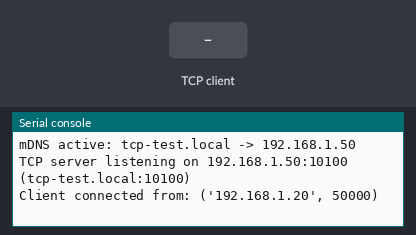
A program run on a simulated CircuitPython board. Shown: the last lines printed to the serial console. The inputs (shaded band) are chosen by the test bench. One TCP client connects 1 s after the port opens and stays connected; files that are not in the repository are absent.

Above: at 2.7 s.
2.8 s: the TCP client sends "#\n"
At 4.0 s:
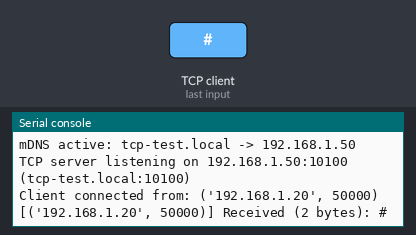
4.3 s: the TCP client sends "=\n"
At 5.3 s:
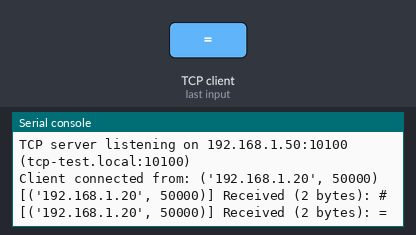
5.8 s: the TCP client sends "\"\n"
At 6.5 s:
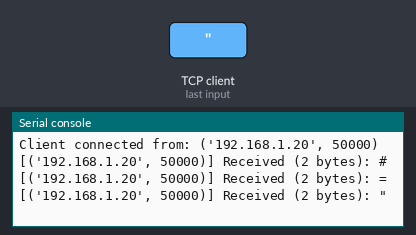
7.3 s: the TCP client sends "'\n"
At 8.5 s:
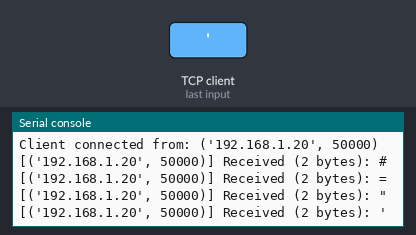
8.8 s: the TCP client sends "-\n"
At 9.9 s:
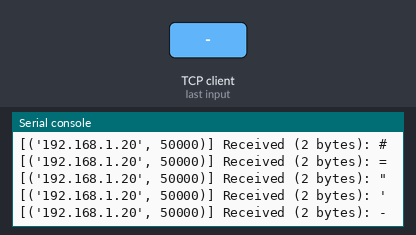
10.3 s: the TCP client sends "true\n"
At 11.1 s:
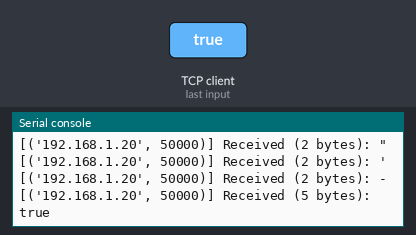

Measured:
- after the input at 2.8 s, the serial console: prints a new line at once (image 1)
- after the input at 4.3 s, the serial console: prints a new line at once (image 2)
- after the input at 5.8 s, the serial console: prints a new line at once (image 3)
- after the input at 7.3 s, the serial console: prints a new line at once (image 4)
- after the input at 8.8 s, the serial console: prints a new line at once (image 5)
- after the input at 10.3 s, the serial console: prints a new line at once (image 6)

The program:

tcp-test.py
```python
#!/usr/bin/env circuit-run
#file: config.toml
#
# TCP Test Server with mDNS advertisement for CircuitPython (Raspberry Pi Pico 2 W / ESP32).
#
# Reads Wi-Fi credentials, hostname, and TCP port from config.toml (overridden by config-base.toml if present).
# Connects to the configured Wi-Fi AP, advertises its hostname via mDNS (e.g., tcp-test.local),
# and runs a TCP server on the configured port that logs all incoming data to the serial console.

import time
import mdns
import socketpool
import wifi

# Configuration file locations on the CircuitPython filesystem
CONFIG_FILE_PATH: str = "config.toml"
CONFIG_BASE_FILE_PATH: str = "config-base.toml"


# Parse simple key-value pairs from a TOML file into the config dictionary
def parse_toml_file(file_path: str, config: dict[str, str | int | bool]) -> bool:
    try:
        with open(file_path, "r", encoding="utf-8") as f:
            for line in f:
                line = line.strip()
                # Skip blank lines and whole-line comments
                if not line or line.startswith("#"):
                    continue
                if "=" in line:
                    key_part, val_part = line.split("=", 1)
                    key = key_part.strip()
                    val = val_part.strip()

                    # Remove trailing comments if not enclosed in quotes
                    if "#" in val and not ((val.startswith('"') and val.endswith('"')) or (val.startswith("'") and val.endswith("'"))):
                        val = val.split("#", 1)[0].strip()

                    # Parse quoted string
                    if (val.startswith('"') and val.endswith('"')) or (val.startswith("'") and val.endswith("'")):
                        config[key] = val[1:-1]
                    # Parse integer
                    elif val.isdigit() or (val.startswith("-") and val[1:].isdigit()):
                        config[key] = int(val)
                    # Parse boolean
                    elif val.lower() == "true":
                        config[key] = True
                    elif val.lower() == "false":
                        config[key] = False
                    else:
                        config[key] = val
        return True
    except OSError:
        return False


# Load TOML configuration, reading main config first and overriding with config-base.toml if present
def load_toml_config(file_path: str = CONFIG_FILE_PATH, base_path: str = CONFIG_BASE_FILE_PATH) -> dict[str, str | int | bool]:
    config: dict[str, str | int | bool] = {}
    if parse_toml_file(file_path, config):
        print(f"Loaded config from '{file_path}'")
    if parse_toml_file(base_path, config):
        print(f"Loaded override config from '{base_path}'")
    return config


# Human-readable Wi-Fi disconnect reason descriptions (mapping ESP-IDF and CYW43 error codes)
WIFI_DISCONNECT_REASONS: dict[int, str] = {
    1: "Unspecified failure (General connection error)",
    2: "Auth expired (AP timed out during authentication - check if SSID is on 2.4 GHz, signal strength, or AP MAC filtering)",
    3: "Auth leave (Disconnected by AP)",
    4: "Assoc expired (AP timed out during association - check 2.4 GHz band compatibility)",
    5: "Assoc too many (AP rejected connection: Max client limit reached on AP)",
    6: "Not authenticated",
    7: "Not associated",
    8: "Assoc leave (Disassociated by AP)",
    9: "Assoc not authed",
    10: "Disassoc power cap bad",
    11: "Disassoc supported channels bad",
    13: "Invalid Information Element",
    14: "MIC failure (WPA encryption mismatch / corrupted frames)",
    15: "4-way handshake timeout (WRONG PASSWORD, weak signal, or WPA3/PMF mismatch)",
    16: "Group key update timeout",
    17: "IE in 4-way differs",
    18: "Invalid group cipher (Check AP security settings: WPA2-PSK recommended)",
    19: "Invalid pairwise cipher (Check AP security settings: AES/CCMP recommended)",
    20: "Invalid AKMP (Authentication Key Management Protocol mismatch)",
    21: "Unsupported RSN IE version",
    22: "Invalid RSN IE capabilities",
    23: "802.1X auth failed (Enterprise auth not supported)",
    24: "Cipher suite rejected",
    200: "Beacon timeout (Lost connection to AP)",
    201: "No AP found (SSID not found - verify SSID spelling and ensure 2.4 GHz band is active)",
    202: "Auth failed (WRONG PASSWORD)",
    203: "Assoc failed",
    204: "Handshake timeout (WRONG PASSWORD or weak signal)",
    205: "Connection failed (General radio/handshake failure, weak signal, or WPA3 mismatch)",
}


# Formats Wi-Fi connection exceptions into actionable error descriptions
def format_wifi_error(e: Exception) -> str:
    err_str = str(e)
    if "Unknown failure" in err_str:
        words = err_str.split()
        for i, word in enumerate(words):
            if word == "failure" and i + 1 < len(words):
                code_str = words[i + 1].strip(".:;,()")
                if code_str.isdigit():
                    code = int(code_str)
                    reason = WIFI_DISCONNECT_REASONS.get(code)
                    if reason:
                        return f"Unknown failure {code} ({reason})"
    return err_str


# Scans visible Wi-Fi access points and prints diagnostic details
def scan_and_print_networks() -> None:
    print("Scanning visible Wi-Fi networks...")
    try:
        count = 0
        for net in wifi.radio.start_scanning_networks():
            ssid_name = net.ssid if net.ssid else "<hidden>"
            print(f"  [AP] SSID: '{ssid_name}', RSSI: {net.rssi} dBm, Ch: {net.channel}")
            count += 1
        wifi.radio.stop_scanning_networks()
        if count == 0:
            print("  No visible Wi-Fi networks found.")
    except Exception as e:
        print(f"  Wi-Fi scan failed: {e}")


# Wi-Fi connection handler
def connect_wifi(ssid: str, password: str) -> None:
    # Connect to the Wi-Fi network with retry loop
    if wifi.radio.connected:
        print(f"Already connected to Wi-Fi. IP: {wifi.radio.ipv4_address}")
        return

    print(f"Connecting to Wi-Fi SSID: '{ssid}' (password length: {len(password)})...")
    while not wifi.radio.connected:
        try:
            wifi.radio.connect(ssid, password)
            print(f"Connected to Wi-Fi successfully! Assigned IP: {wifi.radio.ipv4_address}")
            return
        except Exception as e:
            err_msg = format_wifi_error(e)
            print(f"Wi-Fi connection failed: {err_msg}")
            scan_and_print_networks()


# Main TCP server execution loop
def main() -> None:
    # Load configuration
    config = load_toml_config()

    hostname: str = str(config.get("hostname", "tcp-test"))
    wifi_ssid: str = str(config.get("wifi_ssid", ""))
    wifi_password: str = str(config.get("wifi_password", ""))
    tcp_port: int = int(config.get("tcp_port", 10100))

    print(f"Loaded config: hostname='{hostname}', wifi_ssid='{wifi_ssid}', tcp_port={tcp_port}")

    # Connect to Wi-Fi
    connect_wifi(wifi_ssid, wifi_password)

    # Advertise IP address using mDNS
    print(f"Starting mDNS server advertising as '{hostname}.local'...")
    mdns_server = mdns.Server(wifi.radio)
    mdns_server.hostname = hostname
    mdns_server.advertise_service(service_type="_custom", protocol="_tcp", port=tcp_port)
    print(f"mDNS active: {hostname}.local -> {wifi.radio.ipv4_address}")

    # Set up TCP server socket
    pool = socketpool.SocketPool(wifi.radio)
    server_socket = pool.socket(pool.AF_INET, pool.SOCK_STREAM)
    server_socket.bind(("0.0.0.0", tcp_port))
    server_socket.listen(1)
    # Set timeout for socket accept so main loop can monitor Wi-Fi status
    server_socket.settimeout(1.0)

    print(f"TCP server listening on {wifi.radio.ipv4_address}:{tcp_port} ({hostname}.local:{tcp_port})")

    rx_buffer = bytearray(1024)

    while True:
        # Verify Wi-Fi connection is still active
        if not wifi.radio.connected:
            print("Wi-Fi disconnected. Reconnecting...")
            connect_wifi(wifi_ssid, wifi_password)

        try:
            client_socket, client_address = server_socket.accept()
        except OSError:
            # Timeout waiting for a connection, continue polling
            continue

        print(f"Client connected from: {client_address}")
        # Set timeout on client socket for receiving data
        client_socket.settimeout(0.5)

        try:
            while True:
                try:
                    bytes_received = client_socket.recv_into(rx_buffer)
                    if bytes_received == 0:
                        # Client disconnected
                        print(f"Client {client_address} disconnected.")
                        break

                    received_data = bytes(rx_buffer[:bytes_received])
                    try:
                        decoded_text = received_data.decode("utf-8")
                        print(f"[{client_address}] Received ({bytes_received} bytes): {decoded_text}", end="" if decoded_text.endswith("\n") else "\n")
                    except Exception:
                        print(f"[{client_address}] Received raw bytes ({bytes_received} bytes): {received_data!r}")
                except OSError:
                    # Read timeout; loop to continue listening or check connection
                    continue
        except Exception as e:
            print(f"Error handling client {client_address}: {e}")
        finally:
            client_socket.close()


if __name__ == "__main__":
    main()
```
